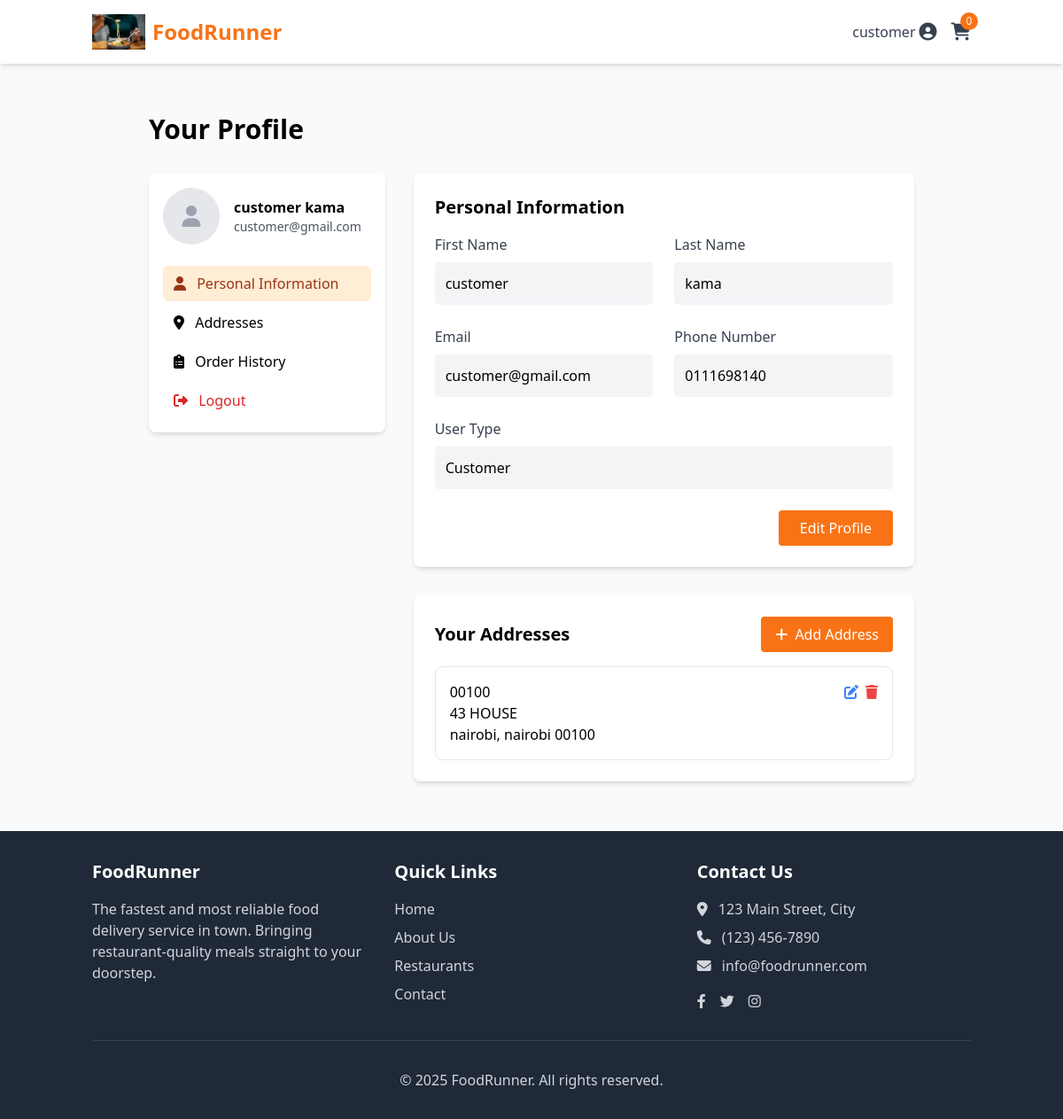
Page /profile/ (signed in) on the committed database.
### core/models.py (models this page shows, shortened)
class User(AbstractUser):
    USER_TYPE_CHOICES = (
        ('customer', 'Customer'),
        ('restaurant', 'Restaurant Manager'),
        ('delivery', 'Delivery Person'),
        ('admin', 'Administrator'),
    )
    user_type = models.CharField(
        max_length=20,
        choices=USER_TYPE_CHOICES,
        default='customer'
    )
    phone_number = models.CharField(max_length=15, blank=True)
    profile_picture = models.ImageField(upload_to='profile_pics/', blank=True, null=True)

class Address(models.Model):
    user = models.ForeignKey(User, on_delete=models.CASCADE, related_name='addresses')
    address_line1 = models.CharField(max_length=100)
    address_line2 = models.CharField(max_length=100, blank=True)
    city = models.CharField(max_length=50)
    state = models.CharField(max_length=50)
    postal_code = models.CharField(max_length=10)
    is_default = models.BooleanField(default=False)
    class Meta:
        verbose_name_plural = "Addresses"

### customers/models.py (models this page shows, shortened)
class Cart(models.Model):
    customer = models.OneToOneField(settings.AUTH_USER_MODEL, on_delete=models.CASCADE, related_name='cart')
    created_at = models.DateTimeField(auto_now_add=True)
    updated_at = models.DateTimeField(auto_now=True)
    @property
    def item_count(self):
        return self.items.count()

### core/views.py (the view)
# urls.py: path('profile/', core_views.profile_view, name='profile'),
@login_required
def profile_view(request):
    return render(request, 'profile.html')

### core/templates/profile.html (shortened to what this page needs)
{% extends 'base.html' %}
{% load static %}
{% block content %}
<div class="max-w-4xl mx-auto px-4 py-8">
    <h1 class="text-3xl font-bold mb-8">Your Profile</h1>
    <div class="grid grid-cols-1 lg:grid-cols-3 gap-8">
        <div class="lg:col-span-1">
            <div class="bg-white rounded-lg shadow-md p-4">
                <div class="flex items-center mb-6">
                    {% if user.profile_picture %}
                        <img src="{{ user.profile_picture.url }}" alt="{{ user.get_full_name }}" class="w-16 h-16 rounded-full mr-4 object-cover">
                    {% else %}
                        <div class="w-16 h-16 rounded-full bg-gray-200 flex items-center justify-center mr-4">
                            <i class="fas fa-user text-gray-400 text-2xl"></i>
                        </div>
                    {% endif %}
                    <div>
                        <h2 class="font-semibold">{{ user.get_full_name }}</h2>
                        <p class="text-gray-600 text-sm">{{ user.email }}</p>
                    </div>
                </div>
                <ul class="space-y-1">
                    <li>
                        <a href="#" class="block px-3 py-2 rounded-md bg-orange-100 text-orange-800 font-medium">
                            <i class="fas fa-user mr-2"></i> Personal Information
                        </a>
                    </li>
                    <li>
                        <a href="#" class="block px-3 py-2 rounded-md hover:bg-gray-100 transition duration-200">
                            <i class="fas fa-map-marker-alt mr-2"></i> Addresses
                        </a>
                    </li>
                    {% if user.user_type == 'customer' %}
                    <li>
                        <a href="{% url 'customers:orders' %}" class="block px-3 py-2 rounded-md hover:bg-gray-100 transition duration-200">
                            <i class="fas fa-clipboard-list mr-2"></i> Order History
                        </a>
                    </li>
                    {% elif user.user_type == 'restaurant' %}
                    <li>
                        <a href="{% url 'restaurants:dashboard' %}" class="block px-3 py-2 rounded-md hover:bg-gray-100 transition duration-200">
                            <i class="fas fa-store mr-2"></i> Restaurant Dashboard
                        </a>
                    </li>
                    {% elif user.user_type == 'delivery' %}
                    <li>
                        <a href="{% url 'delivery:dashboard' %}" class="block px-3 py-2 rounded-md hover:bg-gray-100 transition duration-200">
                            <i class="fas fa-motorcycle mr-2"></i> Delivery Dashboard
                        </a>
                    </li>
                    {% endif %}
                    <li>
                        <a href="{% url 'logout' %}" class="block px-3 py-2 rounded-md text-red-600 hover:bg-red-50 transition duration-200">
                            <i class="fas fa-sign-out-alt mr-2"></i> Logout
                        </a>
                    </li>
                </ul>
            </div>
        </div>
        <div class="lg:col-span-2">
            <div class="bg-white rounded-lg shadow-md p-6 mb-8">
                <h2 class="text-xl font-semibold mb-4">Personal Information</h2>
                <div class="grid grid-cols-1 md:grid-cols-2 gap-6 mb-6">
                    <div>
                        <label class="block text-gray-700 font-medium mb-2">First Name</label>
                        <p class="bg-gray-100 p-3 rounded">{{ user.first_name }}</p>
                    </div>
                    <div>
                        <label class="block text-gray-700 font-medium mb-2">Last Name</label>
                        <p class="bg-gray-100 p-3 rounded">{{ user.last_name }}</p>
                    </div>
                </div>
                <div class="grid grid-cols-1 md:grid-cols-2 gap-6 mb-6">
                    <div>
                        <label class="block text-gray-700 font-medium mb-2">Email</label>
                        <p class="bg-gray-100 p-3 rounded">{{ user.email }}</p>
                    </div>
                    <div>
                        <label class="block text-gray-700 font-medium mb-2">Phone Number</label>
                        <p class="bg-gray-100 p-3 rounded">{{ user.phone_number|default:"Not provided" }}</p>
                    </div>
                </div>
                <div class="mb-6">
                    <label class="block text-gray-700 font-medium mb-2">User Type</label>
                    <p class="bg-gray-100 p-3 rounded">{{ user.get_user_type_display }}</p>
                </div>
                <div class="flex justify-end">
                    <button class="bg-orange-500 text-white py-2 px-6 rounded hover:bg-orange-600 transition duration-200">
                        Edit Profile
                    </button>
                </div>
            </div>
            <div class="bg-white rounded-lg shadow-md p-6">
                <div class="flex justify-between items-center mb-4">
                    <h2 class="text-xl font-semibold">Your Addresses</h2>
                    <button class="bg-orange-500 text-white py-2 px-4 rounded hover:bg-orange-600 transition duration-200">
                        <i class="fas fa-plus mr-1"></i> Add Address
                    </button>
                </div>
                {% if user.addresses.all %}
                    <div class="space-y-4">
                        {% for address in user.addresses.all %}
                            <div class="border rounded-lg p-4 {% if address.is_default %}bg-orange-50 border-orange-200{% endif %}">
                                <div class="flex justify-between items-start">
                                    <div>
                                        <p class="font-medium">{{ address.address_line1 }}</p>
                                        {% if address.address_line2 %}
                                            <p>{{ address.address_line2 }}</p>
                                        {% endif %}
                                        <p>{{ address.city }}, {{ address.state }} {{ address.postal_code }}</p>
                                    </div>
                                    <div class="flex space-x-2">
                                        <button class="text-blue-500 hover:text-blue-700">
                                            <i class="fas fa-edit"></i>
                                        </button>
                                        {% if not address.is_default %}
                                            <button class="text-red-500 hover:text-red-700">
                                                <i class="fas fa-trash"></i>
                                            </button>
                                        {% endif %}
                                    </div>
                                </div>
                            </div>
                        {% endfor %}
                    </div>
                {% else %}
                    <div class="text-center py-6">
                        <p class="text-gray-600">You don't have any saved addresses yet.</p>
                    </div>
                {% endif %}
            </div>
        </div>
    </div>
</div>
{% endblock %}

### core/templates/base.html (shortened to what this page needs)
<!DOCTYPE html>
<html lang="en">
<head>
    {% load static %}
    <script src="https://cdn.tailwindcss.com"></script>
    <link rel="stylesheet" href="https://cdnjs.cloudflare.com/ajax/libs/font-awesome/6.4.0/css/all.min.css">
</head>
<body class="bg-gray-50 min-h-screen flex flex-col">
    <header class="bg-white shadow-md">
        <nav class="container mx-auto px-4 py-4 flex justify-between items-center">
            <a href="{% url 'landing' %}" class="flex items-center">
                <img src="{% static 'images/logo.png' %}" alt="FoodRunner Logo" class="h-10 w-auto mr-2">
                <span class="text-2xl font-bold text-orange-500">FoodRunner</span>
            </a>
            <div class="flex items-center space-x-4">
                {% if user.is_authenticated %}
                    <div class="relative group">
                        <button class="flex items-center text-gray-700 hover:text-orange-500">
                            <span class="mr-1">{{ user.username }}</span>
                            <i class="fas fa-user-circle text-xl"></i>
                        </button>
                    </div>
                    {% if user.user_type == 'customer' %}
                        <a href="{% url 'customers:cart' %}" class="text-gray-700 hover:text-orange-500 relative">
                            <i class="fas fa-shopping-cart text-xl"></i>
                            <span class="absolute -top-2 -right-2 bg-orange-500 text-white rounded-full h-5 w-5 flex items-center justify-center text-xs">
                                {{ user.cart.item_count|default:'0' }}
                            </span>
                        </a>
                    {% endif %}
                {% else %}
                    <a href="{% url 'login' %}" class="text-gray-700 hover:text-orange-500 font-semibold">Login</a>
                    <a href="{% url 'register' %}" class="bg-orange-500 text-white px-4 py-2 rounded-md hover:bg-orange-600 font-semibold">Sign Up</a>
                {% endif %}
            </div>
        </nav>
    </header>
    <main class="flex-grow container mx-auto px-4 py-6">
        {% block content %}{% endblock %}
    </main>
    <footer class="bg-gray-800 text-white py-8">
        <div class="container mx-auto px-4">
            <div class="grid grid-cols-1 md:grid-cols-3 gap-8">
                <div>
                    <h3 class="text-xl font-semibold mb-4">FoodRunner</h3>
                    <p class="text-gray-300">
                        The fastest and most reliable food delivery service in town. Bringing restaurant-quality meals straight to your doorstep.
                    </p>
                </div>
                <div>
                    <h3 class="text-xl font-semibold mb-4">Quick Links</h3>
                    <ul class="space-y-2">
                        <li><a href="{% url 'landing' %}" class="text-gray-300 hover:text-orange-400">Home</a></li>
                        <li><a href="#" class="text-gray-300 hover:text-orange-400">About Us</a></li>
                        <li><a href="#" class="text-gray-300 hover:text-orange-400">Restaurants</a></li>
                        <li><a href="#" class="text-gray-300 hover:text-orange-400">Contact</a></li>
                    </ul>
                </div>
                <div>
                    <h3 class="text-xl font-semibold mb-4">Contact Us</h3>
                    <p class="text-gray-300 mb-2">
                        <i class="fas fa-map-marker-alt mr-2"></i> 123 Main Street, City
                    </p>
                    <p class="text-gray-300 mb-2">
                        <i class="fas fa-phone mr-2"></i> (123) 456-7890
                    </p>
                    <p class="text-gray-300 mb-2">
                        <i class="fas fa-envelope mr-2"></i> info@foodrunner.com
                    </p>
                    <div class="flex space-x-4 mt-4">
                        <a href="#" class="text-gray-300 hover:text-orange-400"><i class="fab fa-facebook-f"></i></a>
                        <a href="#" class="text-gray-300 hover:text-orange-400"><i class="fab fa-twitter"></i></a>
                        <a href="#" class="text-gray-300 hover:text-orange-400"><i class="fab fa-instagram"></i></a>
                    </div>
                </div>
            </div>
            <div class="border-t border-gray-700 mt-8 pt-8 text-center text-gray-300">
                <p>&copy; 2025 FoodRunner. All rights reserved.</p>
            </div>
        </div>
    </footer>
</body>
</html>

### rows in the picture
User: username "customer", cart.item_count "0", get_full_name "customer kama", email "customer@gmail.com", first_name "customer", last_name "kama", phone_number "0111698140", user_type "Customer"
Address: address_line1 "00100", address_line2 "43 HOUSE", city "nairobi", state "nairobi", postal_code "00100", is_default False (drawn)
